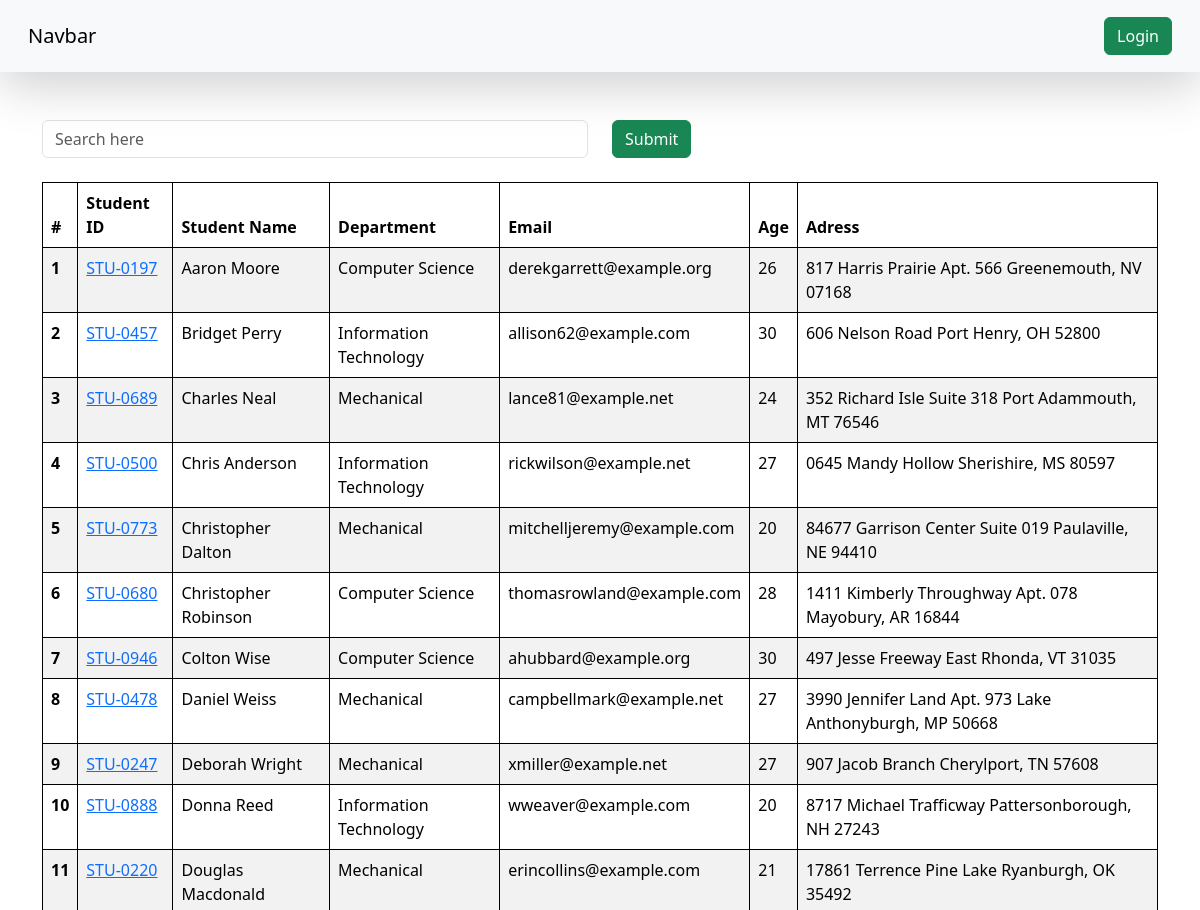
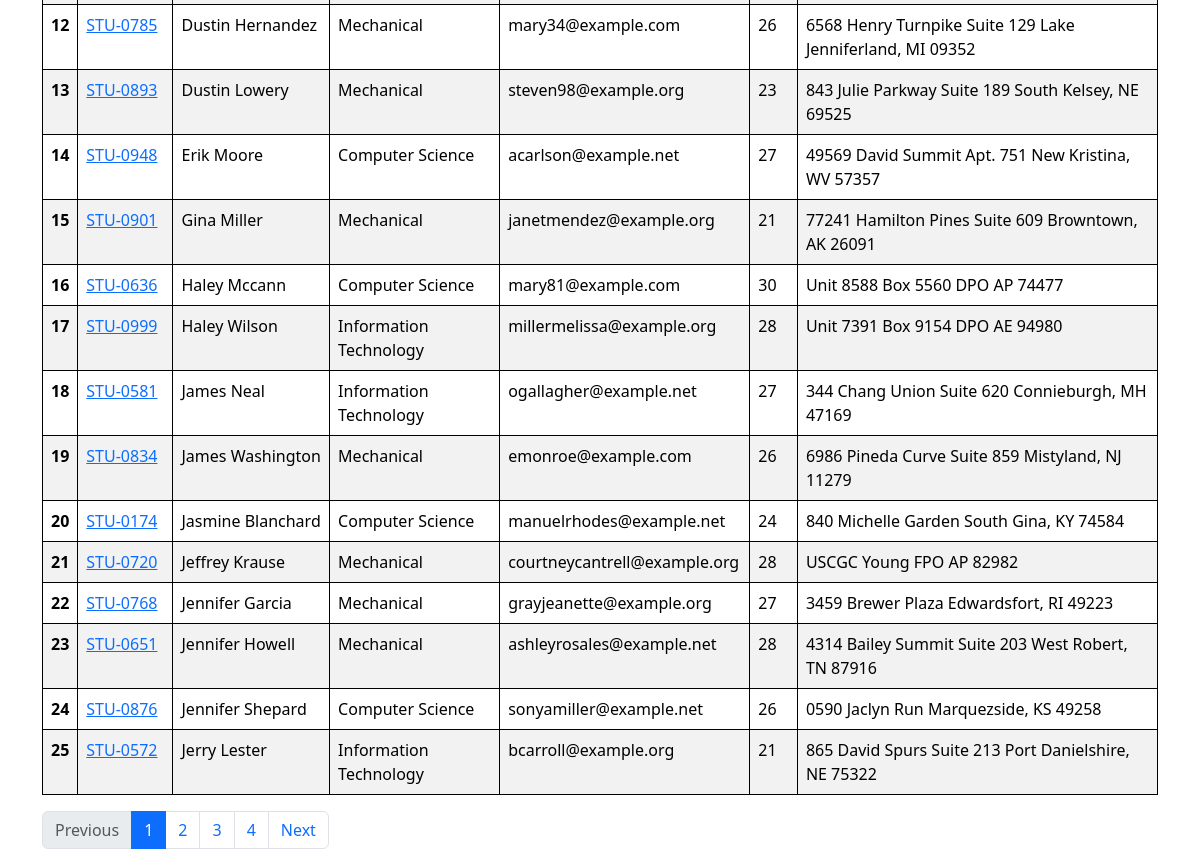
The page /students/ on the database its author committed (2 pictures, top to bottom).
### vege/models.py (models this page shows, shortened)
class Student(models.Model):
    department = models.ForeignKey(Department, related_name="depart", on_delete=models.CASCADE)
    student_id = models.OneToOneField(StudentID, related_name="studentid", on_delete=models.CASCADE)
    student_name = models.CharField(max_length=100)
    student_email = models.EmailField(unique=True)
    student_age = models.IntegerField(default=18)
    student_address = models.TextField()
    is_deleted = models.BooleanField(default=False)
    objects = StudentManger()
    admin_objects = models.Manager()
    class Meta:
        ordering = ['student_name']   #  it store in alphabetical order
        verbose_name = "student"     # it means Student class can also known as student

class StudentID(models.Model):
    student_id = models.CharField(max_length=100)
    def __str__(self) -> str:
        return self.student_id

class Department(models.Model):
    department = models.CharField(max_length=100)
    class Meta:
        ordering = ['department']    # it store in alphabetical order

### vege/views.py (the view, shortened to what this page needs)
# urls.py: path('students/', get_students , name='student'),
def get_students(request):
    queryset = Student.objects.all()
    search = request.GET.get("search_key")
    paginator = Paginator(queryset, 25)
    page_number = request.GET.get("page")
    page_obj = paginator.get_page(page_number)
    return render(request, 'report/student.html', context={'queryset':page_obj})

### vege/models.py (called while the page is built)
    def get_queryset(self):
        return super().get_queryset().filter(is_deleted = False)

### vege/templates/report/student.html
{% extends "base.html" %}
{% block start %}
<div class="container mt-5">
    <form class="mb-4">
        <div class="row">
            <div class="col-md-6">
                <input type="text", name="search_key", class="form-control", placeholder="Search here">
            </div>
            <div class="col-md-6">
                <button class="btn btn-success">Submit</button>
            </div>
        </div>
    </form>
    <table class="table table-striped">
        <thead>
          <tr>
            <th scope="col">#</th>
            <th scope="col">Student ID</th>
            <th scope="col">Student Name</th>
            <th scope="col">Department</th>
            <th scope="col">Email</th>
            <th scope="col">Age</th>
            <th scope="col">Adress</th>
          </tr>
        </thead>
        <tbody>
            {% for student in queryset %}
          <tr>
            <th scope="row">{{forloop.counter}}</th>
            <td>
                <a href="{% url 'get_student_marks' student.student_id %}">
                {{student.student_id}}
                </a>
            </td>
            <td>{{student.student_name}}</td>
            <td>{{student.department.department}}</td>
            <td>{{student.student_email}}</td>
            <td>{{student.student_age}}</td>
            <td>{{student.student_address}}</td>
          </tr>
          {% endfor %}
        </tbody>
      </table>
      <nav aria-label="Page navigation">
        <ul class="pagination">
            <li class="page-item {% if not queryset.has_previous %}disabled{% endif %}">
                {% if queryset.has_previous %}
                    <a class="page-link" href="?page={{ queryset.previous_page_number }}" tabindex="-1">Previous</a>
                {% else %}
                    <span class="page-link">Previous</span>
                {% endif %}
            </li>
            {% for num in queryset.paginator.page_range %}
                <li class="page-item {% if queryset.number == num %}active{% endif %}">
                    {% if queryset.number == num %}
                        <span class="page-link">{{ num }}</span>
                    {% else %}
                        <a class="page-link" href="?page={{ num }}">{{ num }}</a>
                    {% endif %}
                </li>
            {% endfor %}
            <li class="page-item {% if not queryset.has_next %}disabled{% endif %}">
                {% if queryset.has_next %}
                    <a class="page-link" href="?page={{ queryset.next_page_number }}">Next</a>
                {% else %}
                    <span class="page-link">Next</span>
                {% endif %}
            </li>
        </ul>
    </nav>
</div>
{% endblock %}

### home/templates/base.html (shortened to what this page needs)
<!DOCTYPE html>
<html lang="en">
<head>
    <link href="https://cdn.jsdelivr.net/npm/bootstrap@5.3.3/dist/css/bootstrap.min.css" rel="stylesheet">
</head>
<body>
    <nav class="navbar p-3 bg-body-tertiary shadow-lg">
        <div class="container-fluid">
          <a class="navbar-brand">Navbar</a>
          <form class="d-flex" role="search">
            {% if request.user.is_authenticated %}
            <a href="/logout-page" class="btn btn-danger" type="submit">Logout</a>
            {% else %}
            <a href="/login-page" class="btn btn-success" type="submit">Login</a>
            {% endif %}
          </form>
        </div>
      </nav>
    {% block start %}
    {% endblock %}
</body>
</html>

### home/templates/base.html (style rules this page uses)
table, th, td { border: 1px solid black; }

### rows shown on the page
Student: student_id "STU-0197", student_name "Aaron Moore", department.department "Computer Science", student_email "derekgarrett@example.org", student_age "26", student_address "817 Harris Prairie Apt. 566 Greenemouth, NV 07168"
Student: student_id "STU-0457", student_name "Bridget Perry", department.department "Information Technology", student_email "allison62@example.com", student_age "30", student_address "606 Nelson Road Port Henry, OH 52800"
Student: student_id "STU-0689", student_name "Charles Neal", department.department "Mechanical", student_email "lance81@example.net", student_age "24", student_address "352 Richard Isle Suite 318 Port Adammouth, MT 76546"
Student: student_id "STU-0500", student_name "Chris Anderson", department.department "Information Technology", student_email "rickwilson@example.net", student_age "27", student_address "0645 Mandy Hollow Sherishire, MS 80597"
Student: student_id "STU-0773", student_name "Christopher Dalton", department.department "Mechanical", student_email "mitchelljeremy@example.com", student_age "20", student_address "84677 Garrison Center Suite 019 Paulaville, NE 94410"
Student: student_id "STU-0680", student_name "Christopher Robinson", department.department "Computer Science", student_email "thomasrowland@example.com", student_age "28", student_address "1411 Kimberly Throughway Apt. 078 Mayobury, AR 16844"
Student: student_id "STU-0946", student_name "Colton Wise", department.department "Computer Science", student_email "ahubbard@example.org", student_age "30", student_address "497 Jesse Freeway East Rhonda, VT 31035"
Student: student_id "STU-0478", student_name "Daniel Weiss", department.department "Mechanical", student_email "campbellmark@example.net", student_age "27", student_address "3990 Jennifer Land Apt. 973 Lake Anthonyburgh, MP 50668"
Student: student_id "STU-0247", student_name "Deborah Wright", department.department "Mechanical", student_email "xmiller@example.net", student_age "27", student_address "907 Jacob Branch Cherylport, TN 57608"
Student: student_id "STU-0888", student_name "Donna Reed", department.department "Information Technology", student_email "wweaver@example.com", student_age "20", student_address "8717 Michael Trafficway Pattersonborough, NH 27243"
Student: student_id "STU-0220", student_name "Douglas Macdonald", department.department "Mechanical", student_email "erincollins@example.com", student_age "21", student_address "17861 Terrence Pine Lake Ryanburgh, OK 35492"
Student: student_id "STU-0785", student_name "Dustin Hernandez", department.department "Mechanical", student_email "mary34@example.com", student_age "26", student_address "6568 Henry Turnpike Suite 129 Lake Jenniferland, MI 09352"
Student: student_id "STU-0893", student_name "Dustin Lowery", department.department "Mechanical", student_email "steven98@example.org", student_age "23", student_address "843 Julie Parkway Suite 189 South Kelsey, NE 69525"
Student: student_id "STU-0948", student_name "Erik Moore", department.department "Computer Science", student_email "acarlson@example.net", student_age "27", student_address "49569 David Summit Apt. 751 New Kristina, WV 57357"
Student: student_id "STU-0901", student_name "Gina Miller", department.department "Mechanical", student_email "janetmendez@example.org", student_age "21", student_address "77241 Hamilton Pines Suite 609 Browntown, AK 26091"
Student: student_id "STU-0636", student_name "Haley Mccann", department.department "Computer Science", student_email "mary81@example.com", student_age "30", student_address "Unit 8588 Box 5560 DPO AP 74477"
Student: student_id "STU-0999", student_name "Haley Wilson", department.department "Information Technology", student_email "millermelissa@example.org", student_age "28", student_address "Unit 7391 Box 9154 DPO AE 94980"
Student: student_id "STU-0581", student_name "James Neal", department.department "Information Technology", student_email "ogallagher@example.net", student_age "27", student_address "344 Chang Union Suite 620 Connieburgh, MH 47169"
Student: student_id "STU-0834", student_name "James Washington", department.department "Mechanical", student_email "emonroe@example.com", student_age "26", student_address "6986 Pineda Curve Suite 859 Mistyland, NJ 11279"
Student: student_id "STU-0174", student_name "Jasmine Blanchard", department.department "Computer Science", student_email "manuelrhodes@example.net", student_age "24", student_address "840 Michelle Garden South Gina, KY 74584"
Student: student_id "STU-0720", student_name "Jeffrey Krause", department.department "Mechanical", student_email "courtneycantrell@example.org", student_age "28", student_address "USCGC Young FPO AP 82982"
Student: student_id "STU-0768", student_name "Jennifer Garcia", department.department "Mechanical", student_email "grayjeanette@example.org", student_age "27", student_address "3459 Brewer Plaza Edwardsfort, RI 49223"
Student: student_id "STU-0651", student_name "Jennifer Howell", department.department "Mechanical", student_email "ashleyrosales@example.net", student_age "28", student_address "4314 Bailey Summit Suite 203 West Robert, TN 87916"
Student: student_id "STU-0876", student_name "Jennifer Shepard", department.department "Computer Science", student_email "sonyamiller@example.net", student_age "26", student_address "0590 Jaclyn Run Marquezside, KS 49258"
Student: student_id "STU-0572", student_name "Jerry Lester", department.department "Information Technology", student_email "bcarroll@example.org", student_age "21", student_address "865 David Spurs Suite 213 Port Danielshire, NE 75322"

### other values the page prints
{{ num }} "1"
{{ num }} "2" "3" "4"
